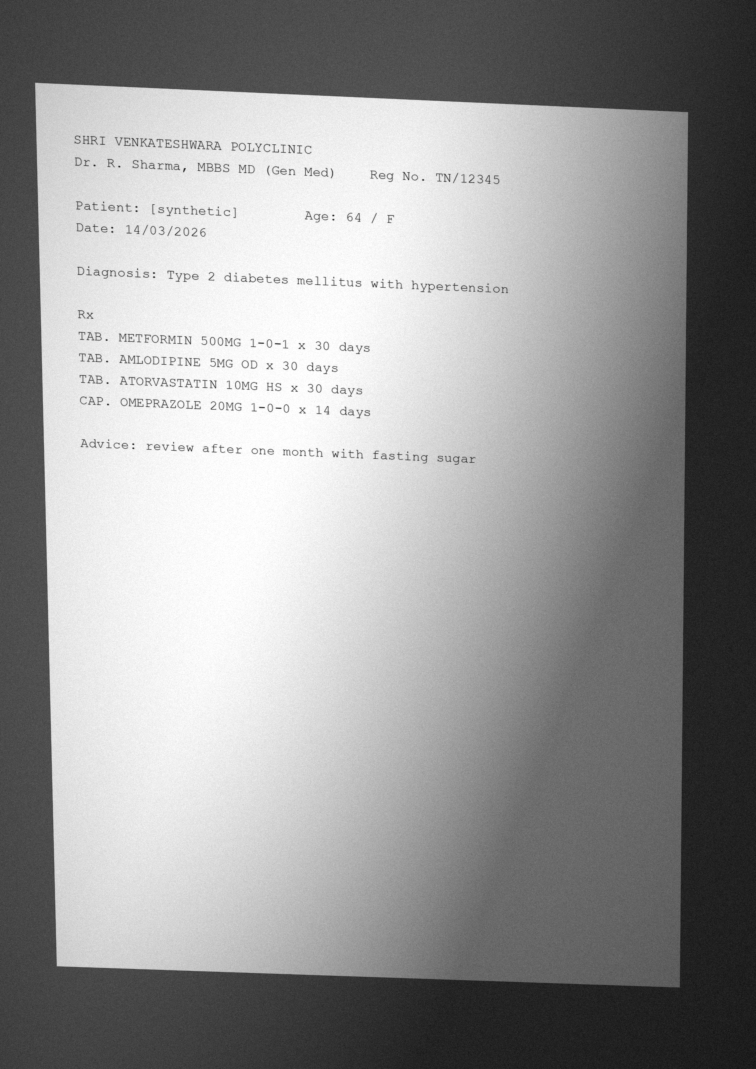
#> input picture data/fixtures/documents/prescription_photo_handheld.jpg, 3024 x 4276 px (shown at 1/4 size)
$ python make_photo_fixture.py ../data/fixtures/documents/prescription_photo_handheld.jpg out.png 1.0
#> lines starting #> are read from the running program, lines starting #| are printed output that depends on the picture
"""Synthesise a handheld phone photo of a printed document — the OCR test fixtures.

    python scripts/make_photo_fixture.py <flat.png> <out.jpg> [severity=1.0]

Builds `data/fixtures/documents/prescription_photo_handheld.jpg`, which reliably reproduces the
5-to-S substitution the verification lane exists to catch. See that fixture's README.

THIS IS A SIMULATION, NOT A PHOTOGRAPH, and that is stated wherever its numbers are quoted. It
reproduces the degradations a real handheld shot carries — and only those:

    perspective   the page photographed off-axis, so it is a trapezium not a rectangle
    shadow        a soft gradient across part of the page: one overhead light, with the
                  phone between it and the paper
    vignette      the falloff a lens gives toward the corners
    noise         sensor noise at indoor ISO
    blur          slight defocus from a hand-held shot
    JPEG          compression artefacts at a phone's default quality

What it cannot reproduce is a real sensor, a real lens and real paper. Numbers measured against
it are indicative, not a substitute for photographing an actual printed page.
"""

import sys
from pathlib import Path

import numpy as np
from PIL import Image, ImageFilter

src = Path(sys.argv[1])
out = Path(sys.argv[2])
severity = float(sys.argv[3]) if len(sys.argv) > 3 else 1.0

page = Image.open(src).convert("L")
# Put the page on a larger dark "desk" so perspective has somewhere to move into.
W, H = int(page.width * 1.25), int(page.height * 1.25)
#> W = 3780; H = 5345
canvas = Image.new("L", (W, H), color=90)
#> canvas: PIL image 3780x5345 L; every value is 90
canvas.paste(page, ((W - page.width) // 2, (H - page.height) // 2))
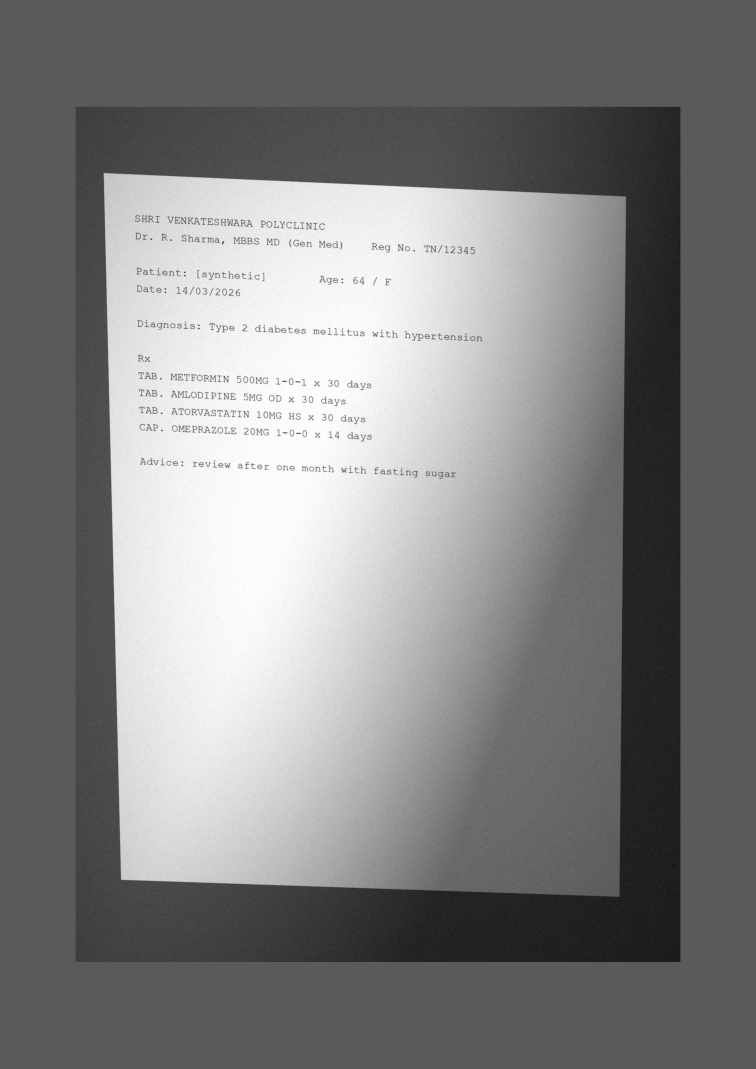
#> canvas: PIL image 3780x5345 L (shown at 1/5 size); min 15, max 255, mean 129.2

# --- perspective: photographed from above-left, tilted ------------------------
k = 0.06 * severity
coeffs_src = [(0, 0), (W, 0), (W, H), (0, H)]
dst = [(W * k, H * k * 0.5), (W * (1 - k * 0.3), 0), (W, H * (1 - k * 0.4)), (W * k * 0.4, H)]
def _find_coeffs(pa, pb):
    m: list[list[float]] = []
    for p1, p2 in zip(pa, pb, strict=True):
        m.append([p2[0], p2[1], 1, 0, 0, 0, -p1[0]*p2[0], -p1[0]*p2[1]])
        m.append([0, 0, 0, p2[0], p2[1], 1, -p1[1]*p2[0], -p1[1]*p2[1]])
    # Least-squares solve for the 8 perspective coefficients PIL wants.
    a = np.asarray(m, dtype=float)
    b = np.asarray(pa, dtype=float).reshape(8)
    return np.linalg.solve(a.T @ a, a.T @ b)
canvas = canvas.transform((W, H), Image.PERSPECTIVE,
                          _find_coeffs(dst, coeffs_src), Image.BICUBIC, fillcolor=90)
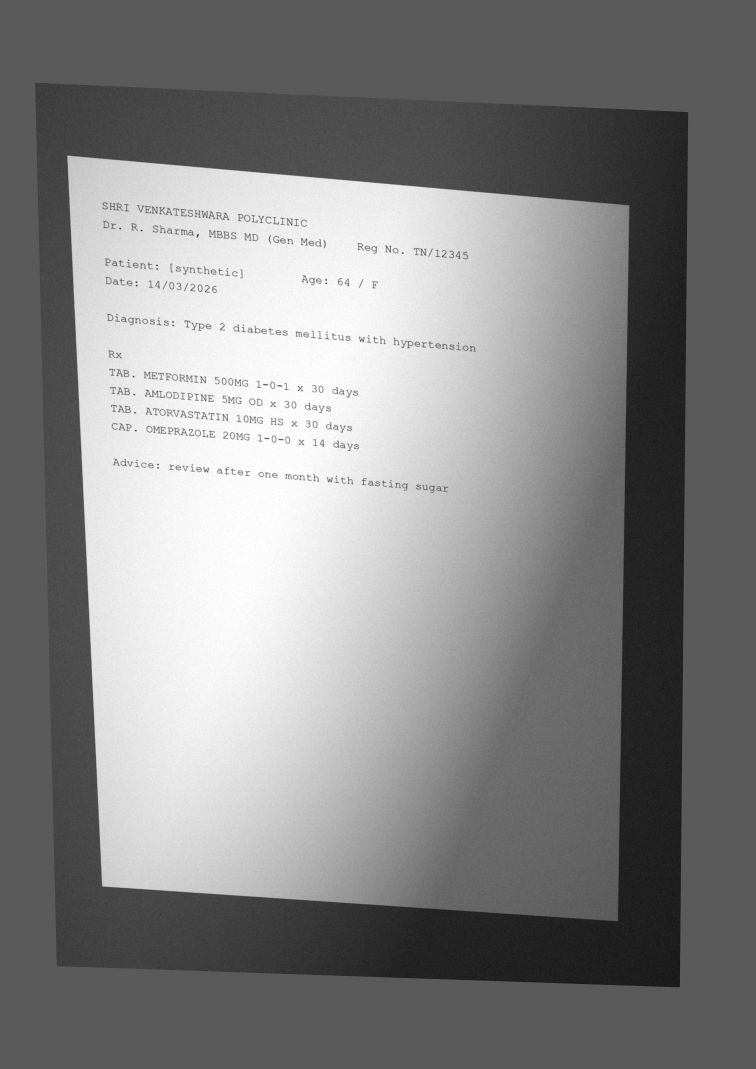
#> canvas: PIL image 3780x5345 L (shown at 1/5 size); min 7, max 255, mean 132.7

arr = np.asarray(canvas, dtype=np.float32)

# --- shadow: a soft diagonal band across part of the page ---------------------
yy, xx = np.mgrid[0:H, 0:W]
band = (xx / W) * 0.9 + (yy / H) * 0.5
shadow = 1.0 - (0.55 * severity) * np.clip((band - 0.55) / 0.45, 0, 1) ** 1.3
# --- vignette -----------------------------------------------------------------
cy, cx = H / 2, W / 2
#> cy = 2672.5; cx = 1890
r = np.sqrt(((yy - cy) / cy) ** 2 + ((xx - cx) / cx) ** 2)
vignette = 1.0 - (0.28 * severity) * np.clip(r - 0.35, 0, 1.4) ** 1.6
arr = arr * shadow * vignette
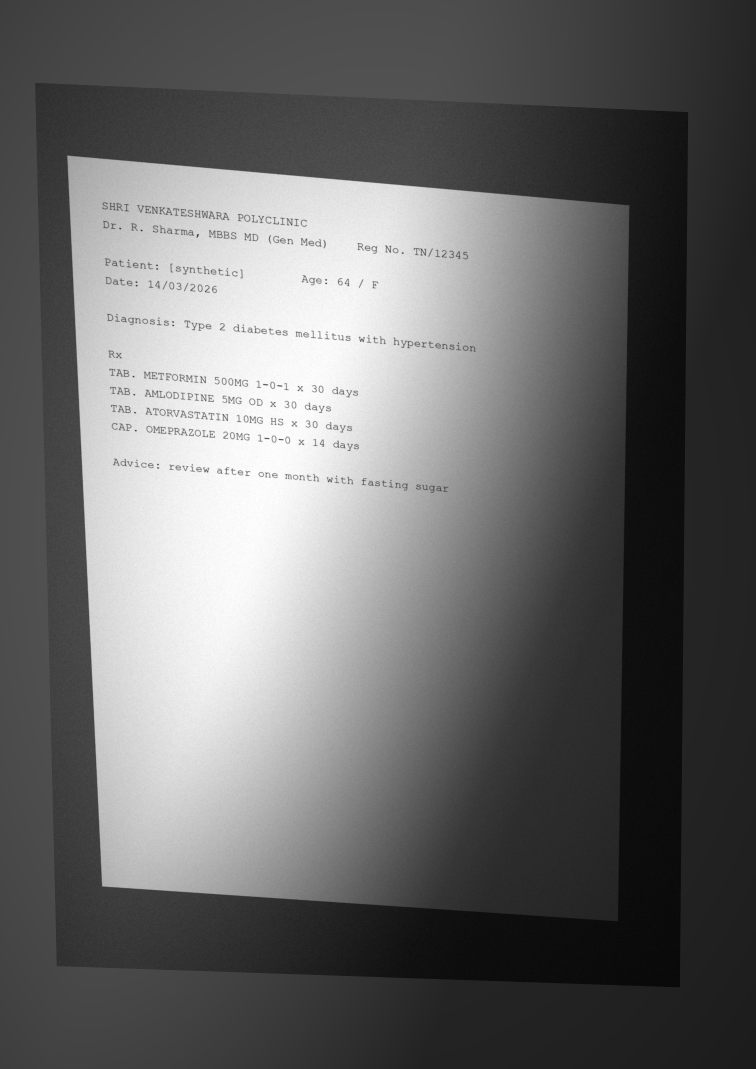
#> arr: shape (5345, 3780) float64 (shown at 1/5 size); min 2.54, max 255, mean 105.2

# --- sensor noise -------------------------------------------------------------
rng = np.random.default_rng(11)
arr = arr + rng.normal(0, 7.0 * severity, arr.shape)
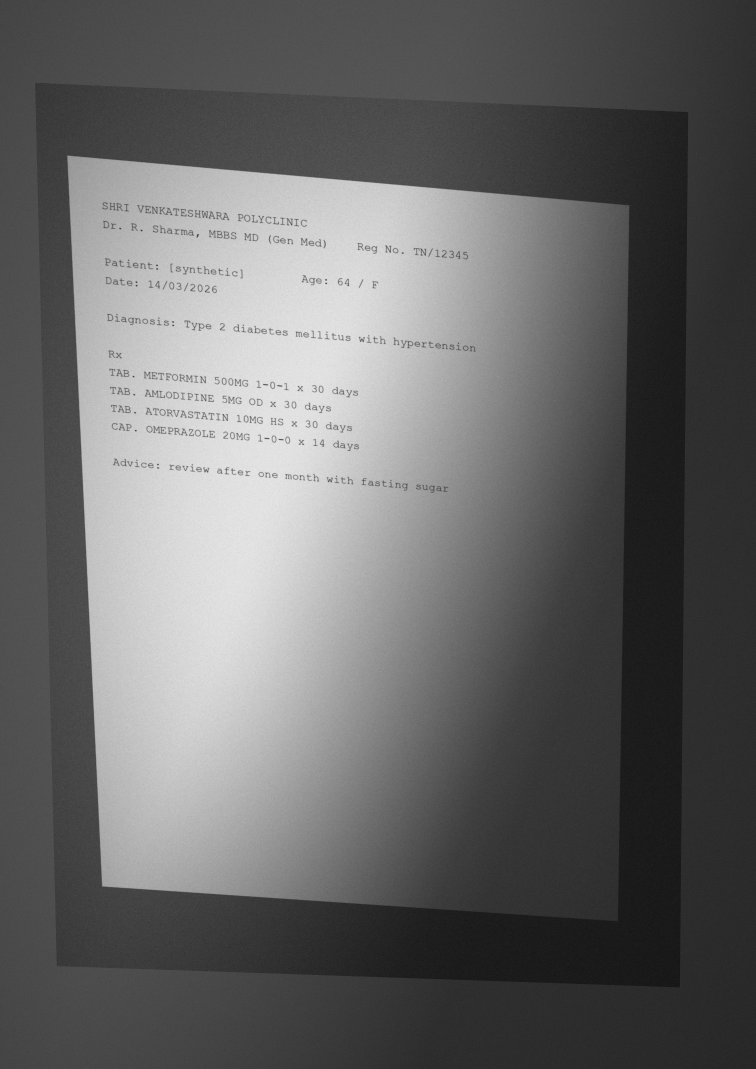
#> arr: shape (5345, 3780) float64 (shown at 1/5 size); min -19.87, max 286.4, mean 105.2; drawn with min black and max white
img = Image.fromarray(np.clip(arr, 0, 255).astype(np.uint8), mode="L")
# --- slight handheld defocus ---------------------------------------------------
img = img.filter(ImageFilter.GaussianBlur(radius=0.7 * severity))
# --- phone resolution and JPEG -------------------------------------------------
img = img.convert("RGB").resize((3024, int(3024 * H / W)), Image.LANCZOS)
#> img: PIL image 3024x4276 RGB
img.save(out, format="JPEG", quality=78)
print(f"  wrote {out.name}  {img.width}x{img.height}  severity={severity}")
#|   wrote out.png  3024x4276  severity=1.0
